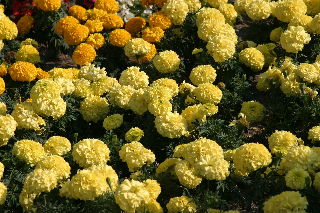
#> input picture MSRC_ObjCategImageDatabase_v2/Images/10_23_s.bmp, 320 x 213 px; its folder holds 3 pictures in this run
$ python compute_bovw.py --k 3
#> lines starting #> are read from the running program, lines starting #| are printed output that depends on the picture
#!/usr/bin/env python3
#
# SCRIPT: compute_bovw.py
#
# PURPOSE: Implements the Bag of Visual Words (BoVW) pipeline for Requirement 6.
#          1. Extracts SIFT features from all images in the dataset.
#          2. Learns a "visual vocabulary" (codebook) by clustering these features using MiniBatchKMeans.
#          3. For each image, creates a histogram of its visual words to form the final BoVW descriptor.
#
# EXAMPLE COMMAND:
# # This will create a vocabulary of 500 words and save the descriptors
# python3 compute_bovw.py --k 500
#
# # To force re-computation of the codebook even if it exists
# python3 compute_bovw.py --k 500 --recompute_codebook
#

import os
import argparse
import cv2
import numpy as np
import scipy.io as sio
from sklearn.cluster import MiniBatchKMeans
import pickle
from tqdm import tqdm

# --- Configuration ---
DATASET_FOLDER = 'MSRC_ObjCategImageDatabase_v2'


def extract_local_sift_features(image_path: str, sift_detector):
    """Detects keypoints and computes SIFT descriptors for a single image."""
    img = cv2.imread(image_path, cv2.IMREAD_GRAYSCALE)
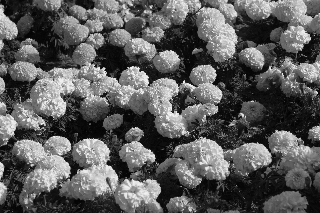
#> img: shape (213, 320); min 2, max 246, mean 91.9
    if img is None:
        return None
    # SIFT detects keypoints and computes their 128-dimensional descriptors
    keypoints, descriptors = sift_detector.detectAndCompute(img, None)
#> keypoints = 1010 keypoints; strongest (x, y, size): (171, 58, 11), (99, 68, 1.9), (255, 55, 12.4), (242, 115, 2.1)
    return descriptors


def build_codebook(all_descriptors: np.ndarray, k: int):
    """
    Builds the visual vocabulary (codebook) by clustering all local descriptors
    using MiniBatchKMeans.
    """
    print(f"Clustering {len(all_descriptors)} features into {k} visual words using MiniBatchKMeans...")

    # Using MiniBatchKMeans for speed and memory efficiency
    kmeans = MiniBatchKMeans(n_clusters=k,
                             random_state=42,
                             batch_size=256,
                             n_init='auto',
                             max_iter=100)
    kmeans.fit(all_descriptors)
    return kmeans


def create_bovw_descriptor(local_descriptors: np.ndarray, kmeans_model):
    """
    Creates a BoVW histogram for a single image's local descriptors.
    """
    k = kmeans_model.n_clusters

    # If no descriptors were found in the image, return a zero-vector
    if local_descriptors is None or len(local_descriptors) == 0:
        return np.zeros(k, dtype=np.float32)

    # For each local descriptor, find the closest visual word in the codebook
    visual_words = kmeans_model.predict(local_descriptors)

    # Create a histogram of the visual words
    hist, _ = np.histogram(visual_words, bins=np.arange(k + 1))

    # Normalize the histogram to be a probability distribution (L1 norm)
    hist = hist.astype(np.float32)
    if np.sum(hist) > 0:
        hist /= np.sum(hist)

    return hist


def main():
    parser = argparse.ArgumentParser(description="Generate Bag of Visual Words descriptors.")
    parser.add_argument('--k', type=int, required=True,
                        help="The number of visual words (vocabulary size) for the codebook.")
    parser.add_argument('--output_base_dir', type=str, default='./bovw_outputs',
                        help="Base directory to save the codebook and final descriptors.")
    parser.add_argument('--recompute_codebook', action='store_true',
                        help="Force re-computation of the k-Means codebook even if a saved one exists.")
    args = parser.parse_args()

    images_dir = os.path.join(DATASET_FOLDER, 'Images')
    if not os.path.isdir(images_dir):
        print(f"FATAL: Dataset image directory not found at '{images_dir}'.")
        return

    # --- 1. Setup Paths ---
    # Create descriptive subfolder names for outputs
    descriptor_subfolder_name = f'bovw_{args.k}k'
    descriptor_output_path = os.path.join(args.output_base_dir, 'descriptors', descriptor_subfolder_name)
    codebook_path = os.path.join(args.output_base_dir, 'codebooks')
    codebook_file = os.path.join(codebook_path, f'codebook_{args.k}k.pkl')

    os.makedirs(descriptor_output_path, exist_ok=True)
    os.makedirs(codebook_path, exist_ok=True)

    print("--- Starting Bag of Visual Words Pipeline ---")
    print(f"Vocabulary Size (k): {args.k}")
    print(f"Descriptors will be saved to: {descriptor_output_path}")

    image_files = sorted([os.path.join(images_dir, f) for f in os.listdir(images_dir) if f.endswith('.bmp')])
    sift = cv2.SIFT_create()

    # --- 2. Build or Load the Codebook ---
    kmeans_model = None
    if os.path.exists(codebook_file) and not args.recompute_codebook:
        print(f"Loading existing codebook from '{codebook_file}'...")
        with open(codebook_file, 'rb') as f:
            kmeans_model = pickle.load(f)
    else:
        print("No existing codebook found or re-computation forced. Building a new one.")

        # Step 2a: Extract local SIFT features from ALL images
        all_sift_descriptors = []
        print("Extracting SIFT features from all images to build vocabulary...")
        for img_path in tqdm(image_files, desc="Extracting SIFT"):
            descriptors = extract_local_sift_features(img_path, sift)
            if descriptors is not None:
                all_sift_descriptors.append(descriptors)
#> pass 2 of the loop in main, `for img_path in tqdm(image_files, desc="Extracting SIFT"):`:
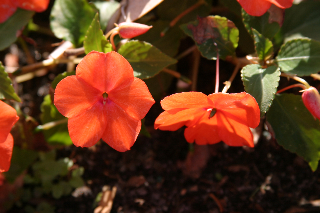
#> input picture MSRC_ObjCategImageDatabase_v2/Images/10_24_s.bmp, 320 x 213 px
#> in extract_local_sift_features (call 2), `img = cv2.imread(image_path, cv2.IMREAD_GRAYSCALE)`:
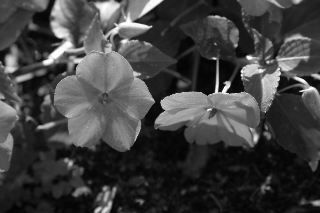
#> img: shape (213, 320); min 2, max 255, mean 64.1
#> keypoints = 556 keypoints; strongest (x, y, size): (249, 57, 3.4), (220, 89, 3), (214, 58, 1.9), (46, 62, 4.2)
#> pass 3 of the loop in main, `for img_path in tqdm(image_files, desc="Extracting SIFT"):`:
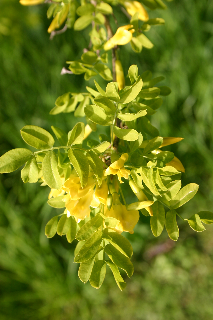
#> input picture MSRC_ObjCategImageDatabase_v2/Images/10_6_s.bmp, 213 x 320 px
#> in extract_local_sift_features (call 3), `img = cv2.imread(image_path, cv2.IMREAD_GRAYSCALE)`:
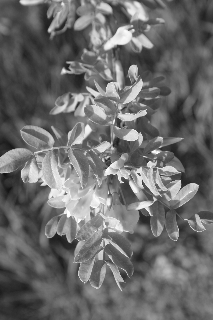
#> img: shape (320, 213); min 18, max 255, mean 107.5
#> keypoints = 656 keypoints; strongest (x, y, size): (64, 71, 3.4), (155, 152, 3.7), (133, 69, 6), (143, 183, 2)

        if not all_sift_descriptors:
            print("FATAL: No SIFT features could be extracted from any image. Cannot build codebook.")
            return

        all_sift_descriptors = np.vstack(all_sift_descriptors)

        # Step 2b: Cluster features to create the codebook
        kmeans_model = build_codebook(all_sift_descriptors, args.k)
#> (printed output is left out)

        # Step 2c: Save the trained model for future use
        print(f"Saving new codebook to '{codebook_file}'...")
        with open(codebook_file, 'wb') as f:
            pickle.dump(kmeans_model, f)

    if kmeans_model is None:
        print("FATAL: k-Means model could not be loaded or trained.")
        return

    # --- 3. Generate BoVW Descriptors for Each Image ---
    print("\nGenerating BoVW descriptors for each image using the codebook...")
    for img_path in tqdm(image_files, desc="Generating BoVW"):
        # Extract local features for this specific image
        local_descriptors = extract_local_sift_features(img_path, sift)
#> in extract_local_sift_features (call 4), `keypoints, descriptors = sift_detector.detectAndCompute(img, None)`: keypoints = 1010 keypoints; strongest (x, y, size): (171, 58, 11), (99, 68, 1.9), (255, 55, 12.4), (242, 115, 2.1)

        # Create the BoVW histogram descriptor
        bovw_descriptor = create_bovw_descriptor(local_descriptors, kmeans_model)
#> in create_bovw_descriptor, `visual_words = kmeans_model.predict(local_descriptors)`: visual_words = 1010 values, max 2 at index 1, min 0 at index 3, mean 1.07
#> in create_bovw_descriptor, `hist, _ = np.histogram(visual_words, bins=np.arange(k + 1))`: hist = [291, 357, 362]
#> in create_bovw_descriptor, `hist /= np.sum(hist)`: hist = [0.288, 0.353, 0.358]
#> bovw_descriptor = [0.288, 0.353, 0.358]

        # Save the descriptor to a .mat file
        filename_stem = os.path.splitext(os.path.basename(img_path))[0]
        output_mat_path = os.path.join(descriptor_output_path, f"{filename_stem}.mat")
        sio.savemat(output_mat_path, {'F': [bovw_descriptor]})
#> pass 2 of the loop in main, `for img_path in tqdm(image_files, desc="Generating BoVW"):`:
#> keypoints = 556 keypoints; strongest (x, y, size): (249, 57, 3.4), (220, 89, 3), (214, 58, 1.9), (46, 62, 4.2)
#> bovw_descriptor = [0.378, 0.376, 0.246]
#> pass 3 of the loop in main, `for img_path in tqdm(image_files, desc="Generating BoVW"):`:
#> keypoints = 656 keypoints; strongest (x, y, size): (64, 71, 3.4), (155, 152, 3.7), (133, 69, 6), (143, 183, 2)
#> bovw_descriptor = [0.386, 0.271, 0.343]

    print("\n--- BoVW Pipeline Complete! ---")
    print(f"All {len(image_files)} descriptors are saved in '{descriptor_output_path}'.")
    print("You can now copy this folder into './descriptors' to run the evaluation scripts.")


if __name__ == '__main__':
    main()
